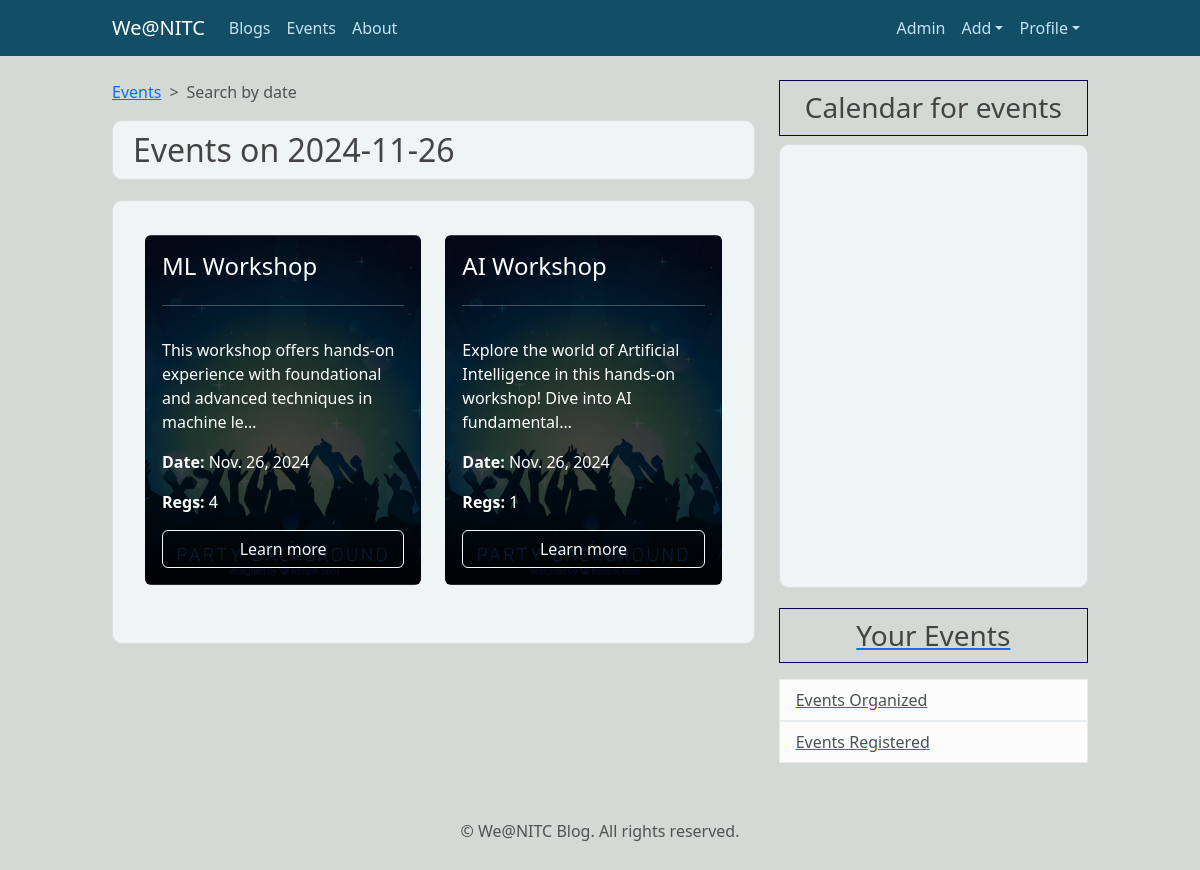
The page /events/calendar/2024-11-26/ (signed in) on the database its author committed.
### events/models.py (models this page shows, shortened)
class Event(models.Model):
    name = models.CharField(max_length=255)
    description = CKEditor5Field(null = True,blank=True, config_name='extends')
    date = models.DateField()
    organizer = models.ForeignKey(User, on_delete=models.CASCADE, related_name="organized_events")

### events/views.py (the view)
# urls.py: path('calendar/<str:date>/', views.get_events_by_date.as_view(), name='get_events_by_date'),
class get_events_by_date(LoginRequiredMixin,ListView):
    model = Event #Which model to query to get list
    template_name='events/events_by_date.html'   # <app> / <model>_<viewtype>.html
    context_object_name = 'posts' # object_name was by default object_list
    paginate_by = 5
    def get_queryset(self,**kwargs):
        date= self.kwargs.get('date')
        return Event.objects.filter(date=date)
    def get_context_data(self,**kwargs):
        context = super().get_context_data(**kwargs)
        context['date'] = self.kwargs.get('date')
        context['cal'] = "events"
        return context

### events/templates/events/events_by_date.html (shortened to what this page needs)
{% extends "blog/base.html"%}
{% block content%}
<nav style="--bs-breadcrumb-divider: '>';" aria-label="breadcrumb">
  <ol class="breadcrumb">
      <li class="breadcrumb-item"><a href="{% url 'event-list' %}">Events</a></li>
      <li class="breadcrumb-item active" aria-current="page">Search by date</li>
  </ol>
</nav>
    <h2 class="content-section"> Events on {{ date }}</h2>
    <article class="content-section">
      <div class="container my-4">
        <div class="row">
    {% for post in posts %}
    <div class="col-md-6 col-lg-6 mb-4 d-flex">
      <div class="card text-white d-flex flex-column w-100" style="background: linear-gradient(rgba(0, 0, 0, 0.8), rgba(0, 0, 0, 0.7)), url('/media/event_bg.png') no-repeat center center / cover;">
          <div class="card-body d-flex flex-column">
              <h4 class="card-title">{{ post.name }}</h4>
              <hr>
              <p class="card-text">{{ post.description|truncatechars:100|safe }}</p>
              <p class="card-text"><strong> Date: </strong>{{ post.date }} </p>
              <p class="card-text"><strong> Regs: </strong>{{ post.participants.count }}</p>
              <a href="{% url 'event-detail' post.id %}" class="btn btn-outline-light mt-auto">Learn more</a>
          </div>
      </div>
  </div>
    {% endfor %}
</div>
</div>
</article>
{% endblock content %}

### blog/static/blog/main.css (style rules this page uses)
body { background: #fafafa; color: #333333; margin-top: 5rem; }
h1, h2, h3, h4, h5, h6 { color: #444444; }
.content-section,.about_content { background: hsl(190, 23%, 95%); padding: 10px 20px; border: 1px solid #dddddd; border-radius: 10px; margin-bottom: 20px; transition: all 0.3s ease; }
body { background-color: #D3D9D4; }

### rows shown on the page
Event: name "ML Workshop", description "This workshop offers hands-on experience with foundational and advanced techniques in machine le…", date "Nov. 26, 2024", participants.count "4"
Event: name "AI Workshop", description "Explore the world of Artificial Intelligence in this hands-on workshop! Dive into AI fundamental…", date "Nov. 26, 2024", participants.count "1"

### other values the page prints
{{ date }} "2024-11-26"
{{ cal }} "events"
